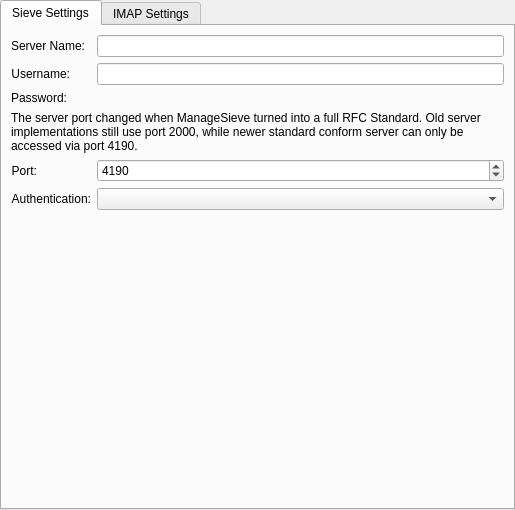
<?xml version="1.0" encoding="UTF-8"?>
<!--
   SPDX-FileCopyrightText: 2013-2023 Laurent Montel <montel@kde.org>
   SPDX-License-Identifier: GPL-2.0-or-later
-->
<ui version="4.0">
 <class>ServerSieveSettings</class>
 <widget class="QWidget" name="ServerSieveSettings">
  <property name="geometry">
   <rect>
    <x>0</x>
    <y>0</y>
    <width>515</width>
    <height>510</height>
   </rect>
  </property>
  <layout class="QVBoxLayout" name="verticalLayout_2">
   <property name="leftMargin">
    <number>0</number>
   </property>
   <property name="topMargin">
    <number>0</number>
   </property>
   <property name="rightMargin">
    <number>0</number>
   </property>
   <property name="bottomMargin">
    <number>0</number>
   </property>
   <item>
    <widget class="QTabWidget" name="tabWidget">
     <property name="currentIndex">
      <number>0</number>
     </property>
     <widget class="QWidget" name="tab_3">
      <attribute name="title">
       <string>Sieve Settings</string>
      </attribute>
      <layout class="QVBoxLayout" name="verticalLayout">
       <item>
        <layout class="QFormLayout" name="formLayout">
         <item row="0" column="0">
          <widget class="QLabel" name="label">
           <property name="text">
            <string>Server Name:</string>
           </property>
           <property name="alignment">
            <set>Qt::AlignRight|Qt::AlignTrailing|Qt::AlignVCenter</set>
           </property>
          </widget>
         </item>
         <item row="0" column="1">
          <widget class="QLineEdit" name="serverName">
           <property name="clearButtonEnabled">
            <bool>true</bool>
           </property>
          </widget>
         </item>
         <item row="1" column="0">
          <widget class="QLabel" name="label_2">
           <property name="text">
            <string>Username:</string>
           </property>
           <property name="alignment">
            <set>Qt::AlignRight|Qt::AlignTrailing|Qt::AlignVCenter</set>
           </property>
          </widget>
         </item>
         <item row="1" column="1">
          <widget class="QLineEdit" name="userName">
           <property name="clearButtonEnabled">
            <bool>true</bool>
           </property>
          </widget>
         </item>
         <item row="2" column="0">
          <widget class="QLabel" name="label_4">
           <property name="text">
            <string>Password:</string>
           </property>
           <property name="alignment">
            <set>Qt::AlignRight|Qt::AlignTrailing|Qt::AlignVCenter</set>
           </property>
          </widget>
         </item>
         <item row="2" column="1">
          <widget class="KPasswordLineEdit" name="password"/>
         </item>
         <item row="3" column="0" colspan="2">
          <widget class="QLabel" name="serversievelabel">
           <property name="text">
            <string>The server port changed when ManageSieve turned into a full RFC Standard. Old server implementations still use port 2000, while newer standard conform server can only be accessed via port 4190.</string>
           </property>
           <property name="wordWrap">
            <bool>true</bool>
           </property>
          </widget>
         </item>
         <item row="4" column="0">
          <widget class="QLabel" name="label_3">
           <property name="text">
            <string>Port:</string>
           </property>
           <property name="alignment">
            <set>Qt::AlignRight|Qt::AlignTrailing|Qt::AlignVCenter</set>
           </property>
          </widget>
         </item>
         <item row="4" column="1">
          <widget class="QSpinBox" name="port">
           <property name="minimum">
            <number>1</number>
           </property>
           <property name="maximum">
            <number>65536</number>
           </property>
           <property name="value">
            <number>4190</number>
           </property>
          </widget>
         </item>
         <item row="5" column="0">
          <widget class="QLabel" name="label_5">
           <property name="text">
            <string>Authentication:</string>
           </property>
           <property name="alignment">
            <set>Qt::AlignRight|Qt::AlignTrailing|Qt::AlignVCenter</set>
           </property>
          </widget>
         </item>
         <item row="5" column="1">
          <widget class="QComboBox" name="authenticationCombo"/>
         </item>
        </layout>
       </item>
      </layout>
     </widget>
     <widget class="QWidget" name="tab_4">
      <attribute name="title">
       <string>IMAP Settings</string>
      </attribute>
      <layout class="QVBoxLayout" name="verticalLayout_4">
       <item>
        <widget class="QLabel" name="label_11">
         <property name="text">
          <string>IMAP settings is necessary if you want to be able to list folders from server.</string>
         </property>
        </widget>
       </item>
       <item>
        <widget class="QGroupBox" name="safeImap">
         <property name="whatsThis">
          <string>&lt;!DOCTYPE HTML PUBLIC &quot;-//W3C//DTD HTML 4.0//EN&quot; &quot;http://www.w3.org/TR/REC-html40/strict.dtd&quot;&gt;
&lt;html&gt;&lt;head&gt;&lt;meta name=&quot;qrichtext&quot; content=&quot;1&quot; /&gt;&lt;style type=&quot;text/css&quot;&gt;
p, li { white-space: pre-wrap; }
&lt;/style&gt;&lt;/head&gt;&lt;body style=&quot; font-family:'HandelGotDLig'; font-size:10pt; font-weight:400; font-style:normal;&quot;&gt;
&lt;p style=&quot; margin-top:0px; margin-bottom:0px; margin-left:0px; margin-right:0px; -qt-block-indent:0; text-indent:0px;&quot;&gt;&lt;span style=&quot; font-family:'Sans Serif'; font-weight:600;&quot;&gt;SSL/TLS&lt;/span&gt;&lt;span style=&quot; font-family:'Sans Serif';&quot;&gt; is safe IMAP over port 993;&lt;/span&gt;&lt;/p&gt;
&lt;p style=&quot; margin-top:0px; margin-bottom:0px; margin-left:0px; margin-right:0px; -qt-block-indent:0; text-indent:0px;&quot;&gt;&lt;span style=&quot; font-family:'Sans Serif'; font-weight:600;&quot;&gt;STARTTLS&lt;/span&gt;&lt;span style=&quot; font-family:'Sans Serif';&quot;&gt; will operate on port 143 and switch to a secure connection directly after connecting;&lt;/span&gt;&lt;/p&gt;
&lt;p style=&quot; margin-top:0px; margin-bottom:0px; margin-left:0px; margin-right:0px; -qt-block-indent:0; text-indent:0px;&quot;&gt;&lt;span style=&quot; font-family:'Sans Serif'; font-weight:600;&quot;&gt;None&lt;/span&gt;&lt;span style=&quot; font-family:'Sans Serif';&quot;&gt; will connect to port 143 but not switch to a secure connection. This setting is not recommended.&lt;/span&gt;&lt;/p&gt;&lt;/body&gt;&lt;/html&gt;</string>
         </property>
         <property name="title">
          <string>Connection Settings</string>
         </property>
         <property name="checkable">
          <bool>true</bool>
         </property>
         <property name="checked">
          <bool>false</bool>
         </property>
         <layout class="QVBoxLayout" name="verticalLayout_3">
          <item>
           <widget class="QPushButton" name="testButton">
            <property name="text">
             <string>Auto Detect</string>
            </property>
           </widget>
          </item>
          <item>
           <layout class="QFormLayout" name="formLayout_2">
            <property name="fieldGrowthPolicy">
             <enum>QFormLayout::ExpandingFieldsGrow</enum>
            </property>
            <item row="1" column="0">
             <widget class="QLabel" name="label_12">
              <property name="text">
               <string>Encryption:</string>
              </property>
             </widget>
            </item>
            <item row="1" column="1">
             <layout class="QHBoxLayout" name="horizontalLayout">
              <item>
               <widget class="QRadioButton" name="noRadio">
                <property name="text">
                 <string>None</string>
                </property>
                <property name="checked">
                 <bool>true</bool>
                </property>
                <attribute name="buttonGroup">
                 <string notr="true">safeImapGroup</string>
                </attribute>
               </widget>
              </item>
              <item>
               <widget class="QRadioButton" name="sslRadio">
                <property name="text">
                 <string>SSL/TLS</string>
                </property>
                <attribute name="buttonGroup">
                 <string notr="true">safeImapGroup</string>
                </attribute>
               </widget>
              </item>
              <item>
               <widget class="QRadioButton" name="tlsRadio">
                <property name="text">
                 <string>STARTTLS</string>
                </property>
                <attribute name="buttonGroup">
                 <string notr="true">safeImapGroup</string>
                </attribute>
               </widget>
              </item>
             </layout>
            </item>
            <item row="2" column="0">
             <widget class="QLabel" name="label_13">
              <property name="text">
               <string>Port:</string>
              </property>
             </widget>
            </item>
            <item row="2" column="1">
             <widget class="QSpinBox" name="imapPort">
              <property name="minimum">
               <number>1</number>
              </property>
              <property name="maximum">
               <number>65534</number>
              </property>
              <property name="value">
               <number>143</number>
              </property>
             </widget>
            </item>
            <item row="3" column="0">
             <widget class="QLabel" name="label_14">
              <property name="text">
               <string>Authentication:</string>
              </property>
             </widget>
            </item>
            <item row="3" column="1">
             <widget class="QComboBox" name="imapAuthenticationCombo">
              <item>
               <property name="text">
                <string comment="Authentication method">Clear text</string>
               </property>
              </item>
              <item>
               <property name="text">
                <string comment="Authentication method">LOGIN</string>
               </property>
              </item>
              <item>
               <property name="text">
                <string comment="Authentication method">PLAIN</string>
               </property>
              </item>
              <item>
               <property name="text">
                <string comment="Authentication method">CRAM-MD5</string>
               </property>
              </item>
              <item>
               <property name="text">
                <string comment="Authentication method">DIGEST-MD5</string>
               </property>
              </item>
              <item>
               <property name="text">
                <string comment="Authentication method">NTLM</string>
               </property>
              </item>
              <item>
               <property name="text">
                <string comment="Authentication method">GSSAPI</string>
               </property>
              </item>
              <item>
               <property name="text">
                <string comment="Authentication method">Anonymous</string>
               </property>
              </item>
             </widget>
            </item>
           </layout>
          </item>
         </layout>
        </widget>
       </item>
       <item>
        <widget class="QGroupBox" name="alternateServer">
         <property name="title">
          <string>Alternate Server</string>
         </property>
         <property name="checkable">
          <bool>true</bool>
         </property>
         <property name="checked">
          <bool>false</bool>
         </property>
         <layout class="QGridLayout" name="gridLayout">
          <item row="0" column="0">
           <widget class="QLabel" name="label_7">
            <property name="text">
             <string>Server Name:</string>
            </property>
            <property name="alignment">
             <set>Qt::AlignRight|Qt::AlignTrailing|Qt::AlignVCenter</set>
            </property>
           </widget>
          </item>
          <item row="0" column="1">
           <widget class="QLineEdit" name="imapServerName">
            <property name="clearButtonEnabled">
             <bool>true</bool>
            </property>
           </widget>
          </item>
          <item row="1" column="0">
           <widget class="QLabel" name="label_6">
            <property name="text">
             <string>Username:</string>
            </property>
            <property name="alignment">
             <set>Qt::AlignRight|Qt::AlignTrailing|Qt::AlignVCenter</set>
            </property>
           </widget>
          </item>
          <item row="1" column="1">
           <widget class="QLineEdit" name="imapUserName">
            <property name="clearButtonEnabled">
             <bool>true</bool>
            </property>
           </widget>
          </item>
          <item row="2" column="0">
           <widget class="QLabel" name="label_8">
            <property name="text">
             <string>Password:</string>
            </property>
            <property name="alignment">
             <set>Qt::AlignRight|Qt::AlignTrailing|Qt::AlignVCenter</set>
            </property>
           </widget>
          </item>
          <item row="2" column="1">
           <widget class="KPasswordLineEdit" name="imapPassword"/>
          </item>
         </layout>
        </widget>
       </item>
       <item>
        <widget class="QLabel" name="testInfo">
         <property name="font">
          <font>
           <weight>75</weight>
           <bold>true</bold>
          </font>
         </property>
         <property name="text">
          <string>Empty</string>
         </property>
         <property name="alignment">
          <set>Qt::AlignCenter</set>
         </property>
         <property name="wordWrap">
          <bool>true</bool>
         </property>
        </widget>
       </item>
       <item>
        <widget class="QProgressBar" name="testProgress">
         <property name="value">
          <number>24</number>
         </property>
        </widget>
       </item>
       <item>
        <spacer name="verticalSpacer">
         <property name="orientation">
          <enum>Qt::Vertical</enum>
         </property>
         <property name="sizeHint" stdset="0">
          <size>
           <width>20</width>
           <height>40</height>
          </size>
         </property>
        </spacer>
       </item>
      </layout>
     </widget>
    </widget>
   </item>
  </layout>
 </widget>
 <customwidgets>
  <customwidget>
   <class>KPasswordLineEdit</class>
   <extends>QWidget</extends>
   <header>kpasswordlineedit.h</header>
  </customwidget>
 </customwidgets>
 <tabstops>
  <tabstop>serverName</tabstop>
  <tabstop>userName</tabstop>
  <tabstop>password</tabstop>
  <tabstop>port</tabstop>
  <tabstop>authenticationCombo</tabstop>
 </tabstops>
 <resources/>
 <connections/>
 <buttongroups>
  <buttongroup name="safeImapGroup"/>
 </buttongroups>
</ui>
